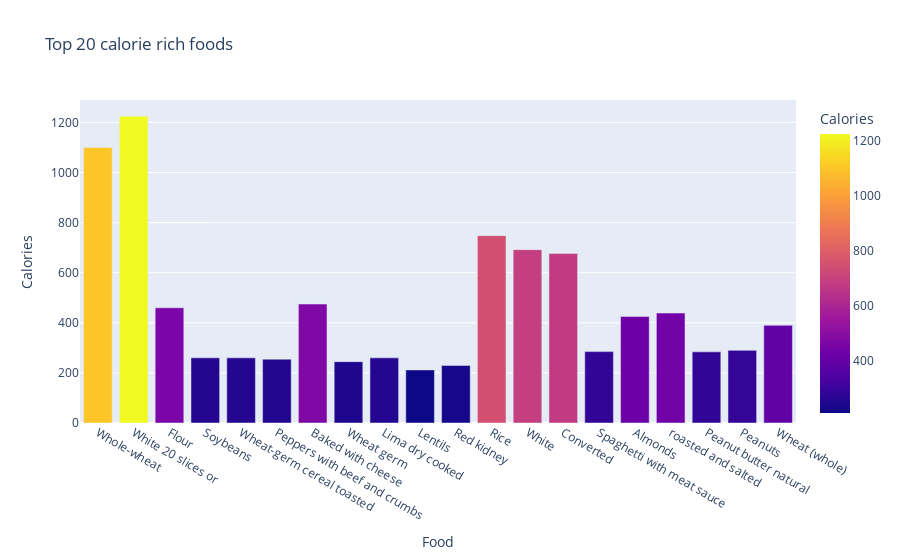

Source (notebook cell):
### Code cell
cals= nutrients.sort_values(by='Calories', ascending= False)
top_20_cals=cals.head(20)
fig = px.bar(top_20, x='Food', y='Calories' , color='Calories',title=' Top 20 calorie rich foods')
fig.show()

### Figure 1 — Plotly figure (JSON) as saved in the notebook; plotly's stock layout.template omitted (floating-point values rounded to 4 significant figures)
{"data": [{"alignmentgroup": "True", "hovertemplate": "Food=%{x}<br>Calories=%{marker.color}<extra></extra>", "legendgroup": "", "marker": {"color": [1100, 1225, 460, 260, 260, 255, 475, 245, 260, 212, 230, 748, 692, 677, 285, 425, 439, 284, 290, 390], "coloraxis": "coloraxis", "pattern": {"shape": ""}}, "name": "", "offsetgroup": "", "orientation": "v", "showlegend": false, "textposition": "auto", "type": "bar", "x": ["Whole-wheat", "White 20 slices or", "Flour", "Soybeans", "Wheat-germ cereal toasted", "Peppers with beef and crumbs", "Baked with cheese", "Wheat germ", "Lima dry cooked", "Lentils", "Red kidney", "Rice", "White", "Converted", "Spaghetti with meat sauce", "Almonds", "roasted and salted", "Peanut butter natural", "Peanuts", "Wheat (whole)"], "xaxis": "x", "y": [1100, 1225, 460, 260, 260, 255, 475, 245, 260, 212, 230, 748, 692, 677, 285, 425, 439, 284, 290, 390], "yaxis": "y"}], "layout": {"barmode": "relative", "coloraxis": {"colorbar": {"title": {"text": "Calories"}}, "colorscale": [[0, "#0d0887"], [0.1111, "#46039f"], [0.2222, "#7201a8"], [0.3333, "#9c179e"], [0.4444, "#bd3786"], [0.5556, "#d8576b"], [0.6667, "#ed7953"], [0.7778, "#fb9f3a"], [0.8889, "#fdca26"], [1, "#f0f921"]]}, "legend": {"tracegroupgap": 0}, "title": {"text": " Top 20 calorie rich foods"}, "xaxis": {"anchor": "y", "domain": [0, 1], "title": {"text": "Food"}}, "yaxis": {"anchor": "x", "domain": [0, 1], "title": {"text": "Calories"}}}}
